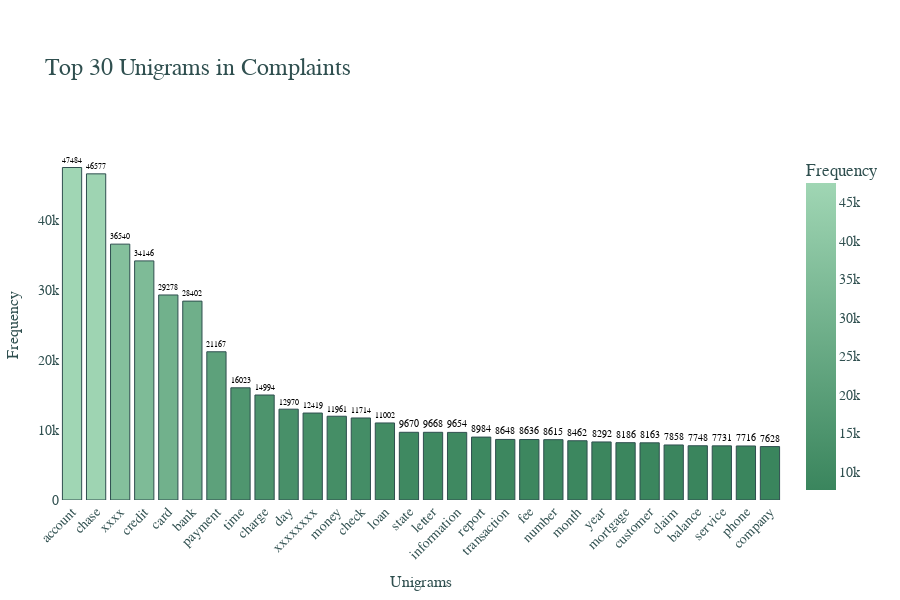

Notebook code for this chart:
### Code cell
fig_unigram = px.bar(df_unigram, 
                     x='unigram', 
                     y='count', 
                     color='count', 
                     color_continuous_scale=[
                         (0, '#3A855D'),  # Dark green at the beginning of the gradient
                         (1, '#A0D6B4')   # Lighter green at the end of the gradient (adjust as needed)
                     ],
                     title="Top 30 Unigrams in Complaints",
                     labels={'unigram': 'Unigrams', 'count': 'Frequency'},
                     text='count')

# Update traces for text positioning and color
fig_unigram.update_traces(
    texttemplate='%{text}', 
    textposition='outside', 
    marker=dict(line=dict(width=1, color='DarkSlateGray')),
    cliponaxis=False  # Prevent clipping of text outside bars
)

# Make the frequency numbers and text darker and more readable
fig_unigram.update_traces(textfont=dict(color='black'))  # Make frequency numbers black for better contrast

# Update layout for better readability
fig_unigram.update_layout(
    title=dict(
        font=dict(size=24, color='darkslategray', family="Arial"),  # Darker title color
    ),
    xaxis=dict(
        title=dict(font=dict(size=16, color='darkslategray')),  # Darker axis title
        tickfont=dict(size=14, color='darkslategray'),  # Darker tick font color
        tickangle=-45,  # Angle x-axis labels for better readability
        automargin=True,  # Automatically adjust margins to fit labels
    ),
    yaxis=dict(
        title=dict(font=dict(size=16, color='darkslategray')),  # Darker y-axis title
        tickfont=dict(size=14, color='darkslategray')  # Darker y-axis ticks
    ),
    font=dict(size=14, family="Arial, sans-serif", color='darkslategray'),  # General text font styling
    paper_bgcolor='white',  # Set background to white for better contrast
    plot_bgcolor='rgba(0, 0, 0, 0)',  # Transparent background for the plot area
    showlegend=False,  # Remove legend for a cleaner look
    margin=dict(t=150, b=50, l=50, r=50),  # Increased top margin (t) to accommodate text
    height=600  # Increase plot height for more room for labels
)

# Display the figure
fig_unigram.show()

### Figure 1 — Plotly figure (JSON) as saved in the notebook; plotly's stock layout.template omitted (floating-point values rounded to 4 significant figures)
{"data": [{"alignmentgroup": "True", "cliponaxis": false, "hovertemplate": "Unigrams=%{x}<br>Frequency=%{marker.color}<extra></extra>", "legendgroup": "", "marker": {"color": [47484, 46577, 36540, 34146, 29278, 28402, 21167, 16023, 14994, 12970, 12419, 11961, 11714, 11002, 9670, 9668, 9654, 8984, 8648, 8636, 8615, 8462, 8292, 8186, 8163, 7858, 7748, 7731, 7716, 7628], "coloraxis": "coloraxis", "line": {"color": "DarkSlateGray", "width": 1}, "pattern": {"shape": ""}}, "name": "", "offsetgroup": "", "orientation": "v", "showlegend": false, "text": [47484, 46577, 36540, 34146, 29278, 28402, 21167, 16023, 14994, 12970, 12419, 11961, 11714, 11002, 9670, 9668, 9654, 8984, 8648, 8636, 8615, 8462, 8292, 8186, 8163, 7858, 7748, 7731, 7716, 7628], "textfont": {"color": "black"}, "textposition": "outside", "texttemplate": "%{text}", "type": "bar", "x": ["account", "chase", "xxxx", "credit", "card", "bank", "payment", "time", "charge", "day", "xxxxxxxx", "money", "check", "loan", "state", "letter", "information", "report", "transaction", "fee", "number", "month", "year", "mortgage", "customer", "claim", "balance", "service", "phone", "company"], "xaxis": "x", "y": [47484, 46577, 36540, 34146, 29278, 28402, 21167, 16023, 14994, 12970, 12419, 11961, 11714, 11002, 9670, 9668, 9654, 8984, 8648, 8636, 8615, 8462, 8292, 8186, 8163, 7858, 7748, 7731, 7716, 7628], "yaxis": "y"}], "layout": {"barmode": "relative", "coloraxis": {"colorbar": {"title": {"text": "Frequency"}}, "colorscale": [[0, "#3A855D"], [1, "#A0D6B4"]]}, "font": {"color": "darkslategray", "family": "Arial, sans-serif", "size": 14}, "height": 600, "legend": {"tracegroupgap": 0}, "margin": {"b": 50, "l": 50, "r": 50, "t": 150}, "paper_bgcolor": "white", "plot_bgcolor": "rgba(0, 0, 0, 0)", "showlegend": false, "title": {"font": {"color": "darkslategray", "family": "Arial", "size": 24}, "text": "Top 30 Unigrams in Complaints"}, "xaxis": {"anchor": "y", "automargin": true, "domain": [0, 1], "tickangle": -45, "tickfont": {"color": "darkslategray", "size": 14}, "title": {"font": {"color": "darkslategray", "size": 16}, "text": "Unigrams"}}, "yaxis": {"anchor": "x", "domain": [0, 1], "tickfont": {"color": "darkslategray", "size": 14}, "title": {"font": {"color": "darkslategray", "size": 16}, "text": "Frequency"}}}}
